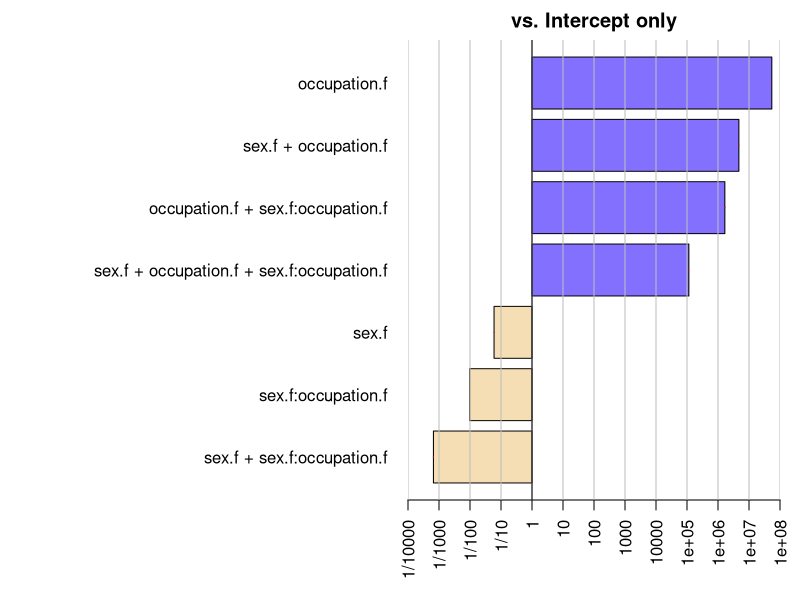
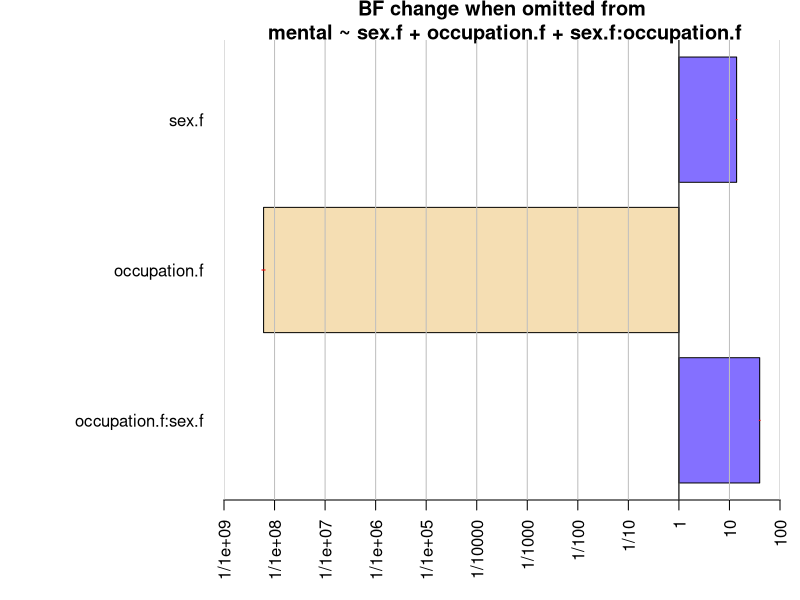
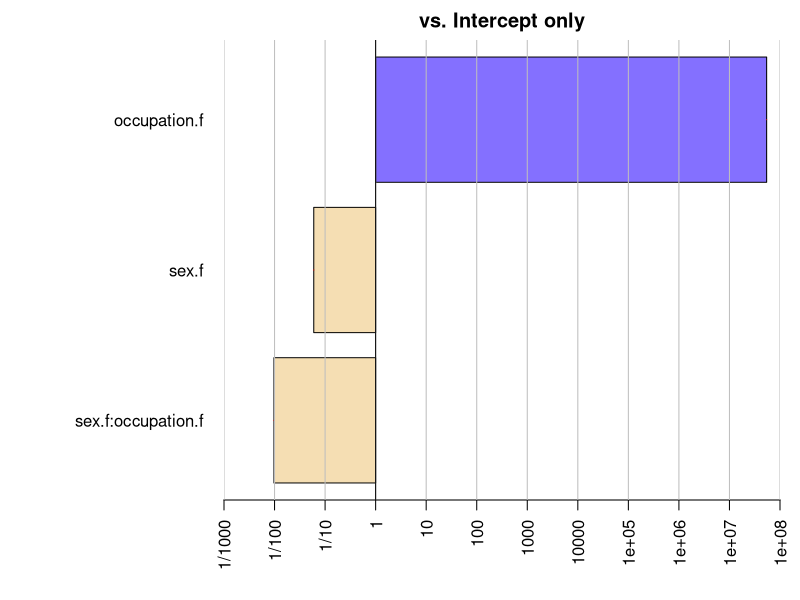

Generate these figures, in order, with R:
## ---- chunk 1
library(BayesFactor)
library(car)
library(tidyverse)
## ---- chunk 2
retirement <- read_csv("retirement.csv")
## ---- chunk 3
retirement <- mutate(retirement,
                     sex.f = factor(sex, 
                                       levels = c(1,2), 
                                       labels = c("Female", "Male")),
                     occupation.f = factor(occupation, 
                                           levels = c(1,2,3,4,5,6), 
                                           labels = c("Prof", "Manag", "nonmanual", "Skilled", "Semi-Skilled", "Unskilled")))
## ---- chunk 4
mod1 <- lm(mental~ sex.f*occupation.f, data = retirement)
Anova(mod1, type = 3)
## ---- chunk 5
sex_eta    <-  0.2 / (.2 + 45.9 + 1536)
occ_eta    <- 45.9 / (.2 + 45.9 + 1536)

sex_eta
occ_eta   
## ---- chunk 6

m1 <- anovaBF(mental~ sex.f*occupation.f, data = retirement, whichModels = "all", progress = FALSE)
m1


## ---- chunk 7
plot(m1)
## ---- chunk 8

m2 <- anovaBF(mental~ sex.f*occupation.f, data = retirement, whichModels = "top", progress = FALSE)
m2

## ---- chunk 9
plot(m2)
## ---- chunk 10
m3 <- anovaBF(mental~ sex.f*occupation.f, data = retirement, whichModels = "bottom", progress = FALSE)
m3

## ---- chunk 11
plot(m3)
